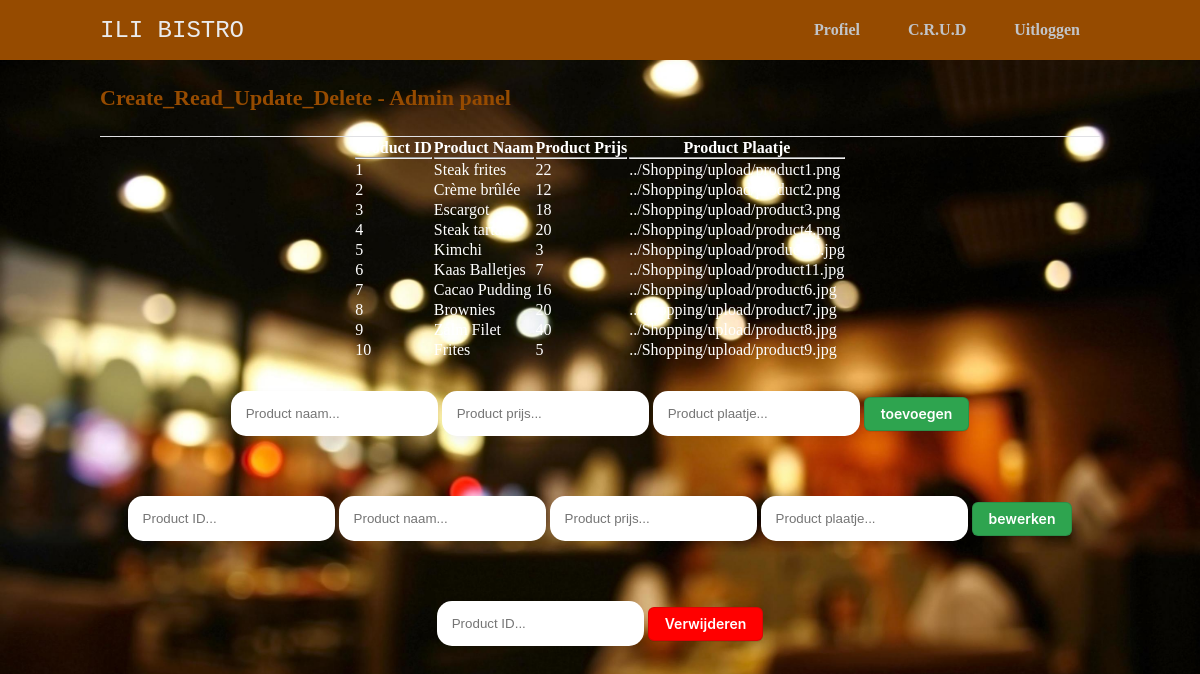
Page /php/CRUD.php on the committed database.
### tables this page shows
CREATE TABLE `producttb` (
  `id` int(11) NOT NULL,
  `product_name` varchar(25) NOT NULL,
  `product_price` float NOT NULL,
  `product_image` varchar(100) NOT NULL
);

### php/CRUD.php (the view, shortened to what this page needs)
<?php
require_once ("../includes/connect.php")
?>
<!DOCTYPE html>
<html lang="en">
<head>
    <link rel="stylesheet" href="../css/styles.css" />
</head>
<body class="loggedin">
    <nav class="navtop">
        <div>
            <h1>ILI BISTRO</h1>
            <a href="profile.php"><i class="fas fa-user-circle"></i>Profiel</a>
            <a href="CRUD.php"><i class="fas fa-user-circle"></i>C.R.U.D</a>
            <a href="logout.php"><i class="fas fa-sign-out-alt"></i>Uitloggen</a>
        </div>
    </nav>
    <div class="content">
        <h2>Create_Read_Update_Delete - Admin panel </h2>
    </div>
<?php
         $records = 'SELECT id, product_name, product_price, product_image from producttb';
         $stmt = $connect->prepare($records);
         $stmt ->execute();
?>
<div class="crud-table-container">
<table  class="table table-striped table-condensed" id="tblData">
    <thead>
        <tr>
            <th>Product ID <hr></th>
            <th>Product Naam <hr></th>
            <th>Product Prijs <hr></th>
            <th>Product Plaatje <hr></th>
       </tr>
    </thead>
    <tbody>
       <?php
foreach( $stmt as $data )
            {
                echo "<tr><td>".$data['id']."</td>
                          <td>".$data['product_name']."</td>
                          <td>".$data['product_price']."</td>
                          <td>".$data['product_image']."</td>
                       </tr>";
            }
       ?>
    </tbody>
</table>
        </div>
    <div class="crudform">
        <form action="create.php" method="post">
            <input class="crudforminput" type="text" placeholder="Product naam..." name="product_name" required>
            <input class="crudforminput" type="text" placeholder="Product prijs..." name="product_price" required>
            <input class="crudforminput" type="text" placeholder="Product plaatje..." name="product_image" required>
            <input class="createbutton" placeholder="create" value="toevoegen" type="submit"
                name="createbutton"></input>
        </form>
        <form action="update.php" method="post">
            <input class="crudforminput" type="text" placeholder="Product ID..." name="id" required>
            <input class="crudforminput" type="text" placeholder="Product naam..." name="product_name" required>
            <input class="crudforminput" type="text" placeholder="Product prijs..." name="product_price" required>
            <input class="crudforminput" type="text" placeholder="Product plaatje..." name="product_image" required>
            <input class="updatebutton" placeholder="update" value="bewerken" type="submit" name="updatebutton"></input>
        </form>
        <form action="delete.php" method="post">
            <input class="crudforminput" type="text" placeholder="Product ID..." name="id" required>
            <input class="deletebutton" placeholder="delete" value="Verwijderen" type="submit" name="deletebutton"></input>
        </form>
    </div>
</body>
</html>

### css/styles.css (style rules this page uses)
* { margin: 0; padding: 0; list-style: none; text-decoration: none; box-sizing: border-box; }
body { background-image: url(../fotosenvideos/blurred-busy-restaurant-background-free-photo.jfif); background-repeat: no-repeat; background-attachment: fixed; background-size: cover; }
a { color: white; }
h1 { margin-top: 80px; font-family: "Courier New", monospace; font-size: 150px; color: white; animation-name: fadeinANI; animation-duration: 3s; }
.navtop { background-color: #964b00; height: 60px; width: 100%; border: 0; }
.navtop div { display: flex; margin: 0 auto; width: 1000px; height: 100%; }
.navtop div h1, .navtop div a { display: inline-flex; align-items: center; }
.navtop div h1 { flex: 1; font-size: 24px; padding: 0; margin: 0; color: #eaebed; font-weight: normal; }
.navtop div a { padding: 0 20px; text-decoration: none; color: #c1c4c8; font-weight: bold; }
.navtop div a i { padding: 2px 8px 0 0; }
body.loggedin { background-color: #f3f4f7; }
.content { width: 1000px; margin: 0 auto; }
.content h2 { margin: 0; padding: 25px 0; font-size: 22px; border-bottom: 1px solid #e0e0e3; color: #964b00; }
.crudform { display: flex; align-items: center; flex-direction: column; }
.crudforminput { margin-top: 30px; margin-bottom: 30px; resize: vertical; padding:15px; border-radius:15px; border:0; box-shadow:4px 4px 10px rgba(0,0,0,0.06); }
.crud-table-container { display: flex; justify-content: center; }
.table { color: white; }
.createbutton { appearance: none; background-color: #2ea44f; border: 1px solid rgba(27, 31, 35, .15); border-radius: 6px; box-shadow: rgba(27, 31, 35, .1) 0 1px 0; box-sizing: border-box; color: #fff; cursor: pointer; display: inline-block; font-family: -apple-system,system-ui,"Segoe UI",Helvetica,Arial,sans-serif,"Apple Color Emoji","Segoe UI Emoji"; font-size: 14px; font-weight: 600; line-height: 20px; padding: 6px 16px; position: relative; text-align: center; text-decoration: none; user-select: none; -webkit-user-select: none; touch-action: manipulation; vertical-align: middle; white-space: nowrap; }
.updatebutton { appearance: none; background-color: #2ea44f; border: 1px solid rgba(27, 31, 35, .15); border-radius: 6px; box-shadow: rgba(27, 31, 35, .1) 0 1px 0; box-sizing: border-box; color: #fff; cursor: pointer; display: inline-block; font-family: -apple-system,system-ui,"Segoe UI",Helvetica,Arial,sans-serif,"Apple Color Emoji","Segoe UI Emoji"; font-size: 14px; font-weight: 600; line-height: 20px; padding: 6px 16px; position: relative; text-align: center; text-decoration: none; user-select: none; -webkit-user-select: none; touch-action: manipulation; vertical-align: middle; white-space: nowrap; }
.deletebutton { appearance: none; background-color: red; border: 1px solid rgba(27, 31, 35, .15); border-radius: 6px; box-shadow: rgba(27, 31, 35, .1) 0 1px 0; box-sizing: border-box; color: #fff; cursor: pointer; display: inline-block; font-family: -apple-system,system-ui,"Segoe UI",Helvetica,Arial,sans-serif,"Apple Color Emoji","Segoe UI Emoji"; font-size: 14px; font-weight: 600; line-height: 20px; padding: 6px 16px; position: relative; text-align: center; text-decoration: none; user-select: none; -webkit-user-select: none; touch-action: manipulation; vertical-align: middle; white-space: nowrap; }

### rows in the picture
producttb: id "1", product_name "Steak frites", product_price "22", product_image "../Shopping/upload/product1.png"
producttb: id "2", product_name "Crème brûlée", product_price "12", product_image "../Shopping/upload/product2.png"
producttb: id "3", product_name "Escargot", product_price "18", product_image "../Shopping/upload/product3.png"
producttb: id "4", product_name "Steak tartare", product_price "20", product_image "../Shopping/upload/product4.png"
producttb: id "5", product_name "Kimchi", product_price "3", product_image "../Shopping/upload/product10.jpg"
producttb: id "6", product_name "Kaas Balletjes", product_price "7", product_image "../Shopping/upload/product11.jpg"
producttb: id "7", product_name "Cacao Pudding", product_price "16", product_image "../Shopping/upload/product6.jpg"
producttb: id "8", product_name "Brownies", product_price "20", product_image "../Shopping/upload/product7.jpg"
producttb: id "9", product_name "Zalm Filet", product_price "40", product_image "../Shopping/upload/product8.jpg"
producttb: id "10", product_name "Frites", product_price "5", product_image "../Shopping/upload/product9.jpg"
